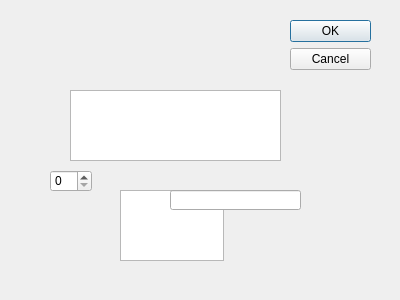
<?xml version="1.0" encoding="UTF-8"?>
<ui version="4.0">
 <class>Dialog</class>
 <widget class="QDialog" name="Dialog">
  <property name="geometry">
   <rect>
    <x>0</x>
    <y>0</y>
    <width>400</width>
    <height>300</height>
   </rect>
  </property>
  <property name="windowTitle">
   <string>Dialog</string>
  </property>
  <widget class="QDialogButtonBox" name="buttonBox">
   <property name="geometry">
    <rect>
     <x>290</x>
     <y>20</y>
     <width>81</width>
     <height>241</height>
    </rect>
   </property>
   <property name="orientation">
    <enum>Qt::Vertical</enum>
   </property>
   <property name="standardButtons">
    <set>QDialogButtonBox::Cancel|QDialogButtonBox::Ok</set>
   </property>
  </widget>
  <widget class="QTextEdit" name="textEdit">
   <property name="geometry">
    <rect>
     <x>70</x>
     <y>90</y>
     <width>211</width>
     <height>71</height>
    </rect>
   </property>
  </widget>
  <widget class="QPlainTextEdit" name="plainTextEdit">
   <property name="geometry">
    <rect>
     <x>120</x>
     <y>190</y>
     <width>104</width>
     <height>71</height>
    </rect>
   </property>
  </widget>
  <widget class="QSpinBox" name="spinBox">
   <property name="geometry">
    <rect>
     <x>50</x>
     <y>170</y>
     <width>42</width>
     <height>22</height>
    </rect>
   </property>
  </widget>
  <widget class="QLineEdit" name="lineEdit">
   <property name="geometry">
    <rect>
     <x>170</x>
     <y>190</y>
     <width>131</width>
     <height>20</height>
    </rect>
   </property>
  </widget>
 </widget>
 <resources/>
 <connections>
  <connection>
   <sender>buttonBox</sender>
   <signal>accepted()</signal>
   <receiver>Dialog</receiver>
   <slot>accept()</slot>
   <hints>
    <hint type="sourcelabel">
     <x>248</x>
     <y>254</y>
    </hint>
    <hint type="destinationlabel">
     <x>157</x>
     <y>274</y>
    </hint>
   </hints>
  </connection>
  <connection>
   <sender>buttonBox</sender>
   <signal>rejected()</signal>
   <receiver>Dialog</receiver>
   <slot>reject()</slot>
   <hints>
    <hint type="sourcelabel">
     <x>316</x>
     <y>260</y>
    </hint>
    <hint type="destinationlabel">
     <x>286</x>
     <y>274</y>
    </hint>
   </hints>
  </connection>
 </connections>
</ui>
